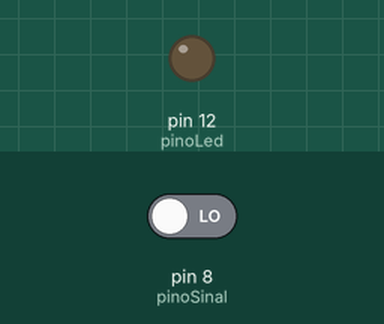
Recording of a sketch running on a simulated Arduino Uno, built with avr-gcc and run on an emulated ATmega328P. Parts: output pins drawn as LEDs (lit = HIGH). Inputs (shaded band) come from the test bench; at power-on: pin 8 (pinoSinal) LOW.

Above: at 1.2 s.
1.3 s: pin 8 (pinoSinal) driven HIGH
At 2.3 s:
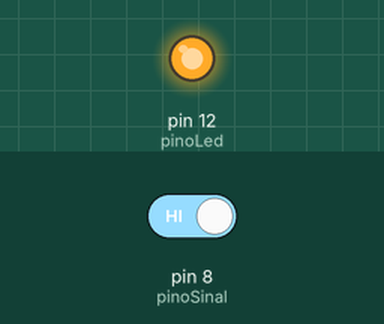
2.8 s: pin 8 (pinoSinal) driven LOW
At 3.5 s:
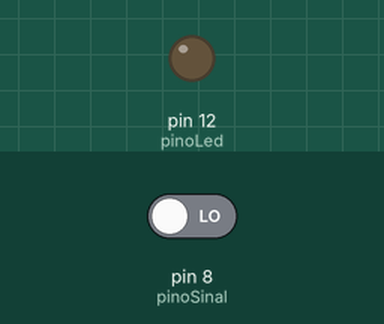
Timing chart, 0 to 5.8 s (numbered marks = the images above; inputs shaded):
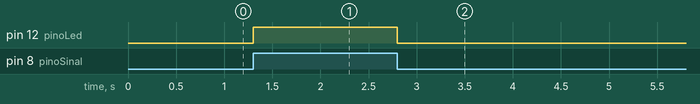

The sketch:

sketch_aug07b.ino
```cpp
const int pinoSinal = 8; //PINO DIGITAL UTILIZADO PELO SENSOR
const int pinoLed = 12; //PINO DIGITAL UTILIZADO PELO LED

void setup(){
pinMode(pinoSinal, INPUT); //DEFINE O PINO COMO ENTRADA
pinMode(pinoLed, OUTPUT); //DEFINE O PINO COMO SAÍDA
digitalWrite(pinoLed, LOW); //LED INICIA DESLIGADO
}
void loop(){
if(digitalRead(pinoSinal) == HIGH){ //SE A LEITURA DO PINO FOR IGUAL A LOW, FAZ
digitalWrite(pinoLed, HIGH); //ACENDE O LED
}else{ //SENÃO, FAZ
digitalWrite(pinoLed, LOW); //APAGA O LED
}
}
```

Measured:
- after the input at 1.3 s, pin 12 (pinoLed): LOW → HIGH at once
- after the input at 2.8 s, pin 12 (pinoLed): HIGH → LOW at once
